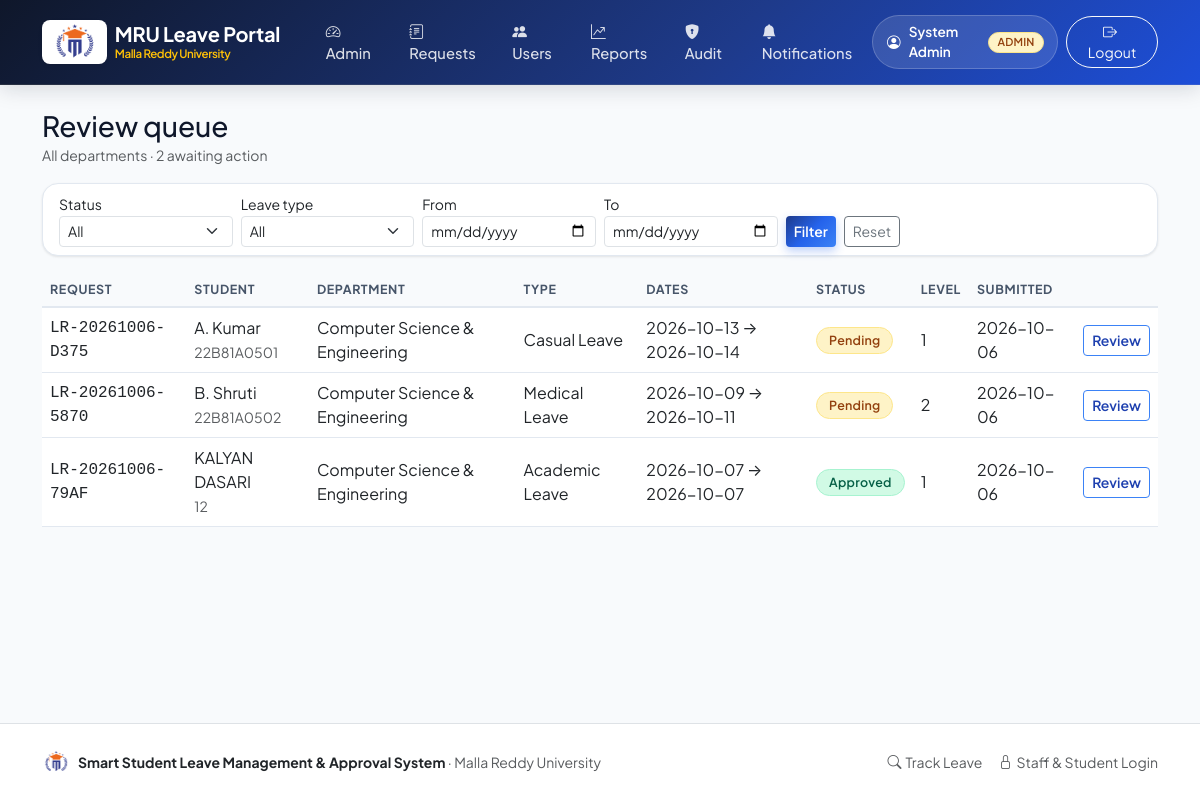
The app's page /review/ (signed in) with its own data.
### tables this page shows
CREATE TABLE users (
    id INTEGER PRIMARY KEY AUTOINCREMENT,
    name TEXT NOT NULL,
    roll_no TEXT,
    email TEXT NOT NULL COLLATE NOCASE UNIQUE,
    password_hash TEXT NOT NULL,
    role TEXT NOT NULL CHECK (role IN ('student', 'faculty', 'hod', 'admin')),
    department_id INTEGER REFERENCES departments(id),
    branch_id INTEGER REFERENCES branches(id),
    active INTEGER NOT NULL DEFAULT 1,
    created_at TEXT NOT NULL
);

CREATE TABLE leave_requests (
    id INTEGER PRIMARY KEY AUTOINCREMENT,
    request_no TEXT NOT NULL UNIQUE,
    student_id INTEGER NOT NULL REFERENCES users(id),
    leave_type_id INTEGER NOT NULL REFERENCES leave_types(id),
    start_date TEXT NOT NULL,
    end_date TEXT NOT NULL,
    reason TEXT NOT NULL,
    contact_info TEXT NOT NULL,
    attachment_path TEXT,
    status TEXT NOT NULL DEFAULT 'Pending'
        CHECK (status IN ('Draft', 'Pending', 'More Information Required', 'Approved', 'Rejected', 'Cancelled', 'Completed')),
    current_level INTEGER NOT NULL DEFAULT 1,
    created_at TEXT NOT NULL,
    updated_at TEXT NOT NULL
);

CREATE TABLE departments (
    id INTEGER PRIMARY KEY AUTOINCREMENT,
    name TEXT NOT NULL,
    code TEXT NOT NULL UNIQUE,
    active INTEGER NOT NULL DEFAULT 1
);

CREATE TABLE leave_types (
    id INTEGER PRIMARY KEY AUTOINCREMENT,
    name TEXT NOT NULL UNIQUE,
    description TEXT NOT NULL DEFAULT '',
    max_days INTEGER NOT NULL DEFAULT 10,
    requires_document INTEGER NOT NULL DEFAULT 0,
    hod_required INTEGER NOT NULL DEFAULT 0,
    active INTEGER NOT NULL DEFAULT 1
);

### leave_management/review.py (the view)
@bp.route("/")
@roles_required(*REVIEW_ROLES)
def dashboard():
    finalize_completed()
    status = request.args.get("status", "")
    leave_type = request.args.get("type", "")
    date_from = request.args.get("from", "")
    date_to = request.args.get("to", "")
    page = page_number(request.args.get("page"))
    dept_clause, dept_args = _visible_requests()
    where = [dept_clause]
    args = list(dept_args)
    if g.user["role"] == "faculty":
        where.append("(r.current_level = 1 OR r.status != 'Pending')")
    elif g.user["role"] == "hod":
        where.append("(r.current_level = 2 OR r.status != 'Pending')")
    if status:
        where.append("r.status = ?")
        args.append(status)
    if leave_type:
        where.append("r.leave_type_id = ?")
        args.append(int(leave_type))
    if parse_date(date_from):
        where.append("r.end_date >= ?")
        args.append(date_from)
    if parse_date(date_to):
        where.append("r.start_date <= ?")
        args.append(date_to)
    clause = " AND ".join(where)
    per_page = current_app.config["PER_PAGE"]
    total = query(f"SELECT COUNT(*) AS n FROM leave_requests r JOIN users s ON s.id = r.student_id WHERE {clause}", args, one=True)["n"]
    rows = query(
        f"""SELECT r.*, t.name AS leave_type_name, s.name AS student_name, s.roll_no,
                  d.name AS department_name, b.name AS branch_name
           FROM leave_requests r
           JOIN users s ON s.id = r.student_id
           JOIN leave_types t ON t.id = r.leave_type_id
           LEFT JOIN departments d ON d.id = s.department_id
           LEFT JOIN branches b ON b.id = s.branch_id
           WHERE {clause}
           ORDER BY CASE WHEN r.status = 'Pending' THEN 0 ELSE 1 END, r.created_at DESC
           LIMIT ? OFFSET ?""",
        (*args, per_page, (page - 1) * per_page),
    )
    queue = query(
        f"""SELECT COUNT(*) AS n FROM leave_requests r JOIN users s ON s.id = r.student_id
            WHERE {dept_clause} AND r.status IN ('Pending', 'More Information Required')
              AND {'r.current_level = 1' if g.user['role'] == 'faculty' else ('r.current_level = 2' if g.user['role'] == 'hod' else '1=1')}""",
        dept_args,
        one=True,
    )["n"]
    leave_types = query("SELECT * FROM leave_types ORDER BY name")
    return render_template(
        "review/dashboard.html",
        requests=rows,
        queue_count=queue,
        leave_types=leave_types,
        page=page,
        total=total,
        per_page=per_page,
        filters={"status": status, "type": leave_type, "from": date_from, "to": date_to},
    )

### templates/review/dashboard.html (shortened to what this page needs)
{% extends "base.html" %}
{% from "_macros.html" import status_badge, pager %}
{% block content %}
<div class="d-flex justify-content-between align-items-center flex-wrap gap-2 mb-3">
  <div>
    <h3 class="mb-0">Review queue</h3>
    <span class="text-muted small">
      {% if current_user.role == 'hod' %}Head of Department approvals (level 2)
      {% elif current_user.role == 'faculty' %}Faculty approvals (level 1)
      {% else %}All departments{% endif %}
      &middot; {{ queue_count }} awaiting action
    </span>
  </div>
</div>
<div class="card mb-3">
  <div class="card-body py-2">
    <form class="row g-2 align-items-end" method="get">
      <div class="col-6 col-md-2">
        <label class="form-label small mb-0">Status</label>
        <select name="status" class="form-select form-select-sm">
          <option value="">All</option>
        </select>
      </div>
      <div class="col-6 col-md-2">
        <label class="form-label small mb-0">Leave type</label>
        <select name="type" class="form-select form-select-sm">
          <option value="">All</option>
        </select>
      </div>
      <div class="col-6 col-md-2">
        <label class="form-label small mb-0">From</label>
        <input type="date" name="from" value="{{ filters.from }}" class="form-control form-control-sm">
      </div>
      <div class="col-6 col-md-2">
        <label class="form-label small mb-0">To</label>
        <input type="date" name="to" value="{{ filters.to }}" class="form-control form-control-sm">
      </div>
      <div class="col-12 col-md-4 d-flex gap-2">
        <button class="btn btn-sm btn-primary">Filter</button>
        <a href="{{ url_for('review.dashboard') }}" class="btn btn-sm btn-outline-secondary">Reset</a>
      </div>
    </form>
  </div>
</div>
{% if not requests %}
<div class="alert alert-light border text-center py-5">
  <p class="mb-0 text-muted"><strong>Nothing to review.</strong> No requests match the current filters.</p>
</div>
{% else %}
<div class="table-responsive">
  <table class="table table-hover align-middle">
    <thead class="table-light">
      <tr>
        <th>Request</th><th>Student</th>{% if current_user.role == 'admin' %}<th>Department</th>{% endif %}
        <th>Type</th><th>Dates</th><th>Status</th><th>Level</th><th>Submitted</th><th></th>
      </tr>
    </thead>
    <tbody>
      {% for r in requests %}
      <tr>
        <td class="font-monospace">{{ r.request_no }}</td>
        <td>{{ r.student_name }}<br><small class="text-muted">{{ r.roll_no }}</small></td>
        {% if current_user.role == 'admin' %}<td>{{ r.department_name }}</td>{% endif %}
        <td>{{ r.leave_type_name }}</td>
        <td>{{ r.start_date }} &rarr; {{ r.end_date }}</td>
        <td>{{ status_badge(r.status) }}</td>
        <td>{{ r.current_level }}</td>
        <td>{{ r.created_at[:10] }}</td>
        <td class="text-end"><a class="btn btn-sm btn-outline-primary" href="{{ url_for('review.detail', request_id=r.id) }}">Review</a></td>
      </tr>
      {% endfor %}
    </tbody>
  </table>
</div>
{% endif %}
{% endblock %}

### templates/base.html (shortened to what this page needs)
<!DOCTYPE html>
<html lang="en">
<head>
  <link href="https://cdn.jsdelivr.net/npm/bootstrap@5.3.0/dist/css/bootstrap.min.css" rel="stylesheet">
  <link href="https://cdn.jsdelivr.net/npm/bootstrap-icons@1.11.3/font/bootstrap-icons.min.css" rel="stylesheet">
  <link href="{{ url_for('static', filename='styles.css') }}" rel="stylesheet">
</head>
<body>
<nav class="navbar navbar-expand-lg mru-navbar no-print">
  <div class="container">
    <a class="navbar-brand mru-brand-title d-flex align-items-center gap-2" href="{{ url_for('main.dashboard') }}">
      <div class="bg-white rounded-3 px-2 py-1 shadow-sm d-flex align-items-center justify-content-center border border-white border-opacity-50" style="height: 44px;">
        <img src="{{ url_for('static', filename='images/mru-logo.png') }}" alt="Malla Reddy University" style="height: 36px; width: auto; object-fit: contain;">
      </div>
      <div class="d-flex flex-column">
        <span class="fw-bold fs-5 text-white" style="letter-spacing: -0.01em; line-height: 1.15;">MRU Leave Portal</span>
        <span class="text-warning small" style="font-size: 0.72rem; font-weight: 600;">Malla Reddy University</span>
      </div>
    </a>
    <div class="collapse navbar-collapse" id="nav">
      <ul class="navbar-nav me-auto ps-lg-3">
        {% if current_user %}
          {% if current_user.role == 'student' %}
            <li class="nav-item"><a class="nav-link" href="{{ url_for('student.dashboard') }}"><i class="bi bi-grid-fill me-1"></i> Dashboard</a></li>
            <li class="nav-item"><a class="nav-link" href="{{ url_for('student.new_request') }}"><i class="bi bi-file-earmark-plus-fill me-1"></i> Apply for Leave</a></li>
            <li class="nav-item"><a class="nav-link" href="{{ url_for('student.balances') }}"><i class="bi bi-clock-history me-1"></i> Leave Balance</a></li>
          {% elif current_user.role in ('faculty', 'hod') %}
            <li class="nav-item"><a class="nav-link" href="{{ url_for('review.dashboard') }}"><i class="bi bi-clipboard-check-fill me-1"></i> Review Queue</a></li>
          {% elif current_user.role == 'admin' %}
            <li class="nav-item"><a class="nav-link" href="{{ url_for('admin.dashboard') }}"><i class="bi bi-speedometer2 me-1"></i> Admin</a></li>
            <li class="nav-item"><a class="nav-link" href="{{ url_for('review.dashboard') }}"><i class="bi bi-journal-text me-1"></i> Requests</a></li>
            <li class="nav-item"><a class="nav-link" href="{{ url_for('admin.users') }}"><i class="bi bi-people-fill me-1"></i> Users</a></li>
            <li class="nav-item"><a class="nav-link" href="{{ url_for('admin.reports') }}"><i class="bi bi-graph-up-arrow me-1"></i> Reports</a></li>
            <li class="nav-item"><a class="nav-link" href="{{ url_for('admin.audit_logs') }}"><i class="bi bi-shield-lock-fill me-1"></i> Audit</a></li>
          {% endif %}
          <li class="nav-item">
            <a class="nav-link" href="{{ url_for('main.notifications') }}">
              <i class="bi bi-bell-fill me-1"></i> Notifications
            </a>
          </li>
        {% else %}
          <li class="nav-item"><a class="nav-link" href="{{ url_for('main.dashboard') }}"><i class="bi bi-house-door-fill me-1"></i> Home</a></li>
          <li class="nav-item"><a class="nav-link" href="{{ url_for('main.track') }}"><i class="bi bi-search me-1"></i> Track Leave</a></li>
        {% endif %}
      </ul>
      <ul class="navbar-nav align-items-lg-center gap-2">
        {% if current_user %}
          <li class="nav-item">
            <div class="user-pill">
              <i class="bi bi-person-circle"></i>
              <span>{{ current_user.name }}</span>
              <span class="badge bg-warning text-dark text-uppercase py-1 px-2" style="font-size: 0.68rem;">{{ current_user.role }}</span>
            </div>
          </li>
          <li class="nav-item">
            <form method="post" action="{{ url_for('auth.logout') }}" class="d-inline">
              <button class="btn btn-outline-light btn-sm px-3 rounded-pill">
                <i class="bi bi-box-arrow-right me-1"></i> Logout
              </button>
            </form>
          </li>
        {% endif %}
      </ul>
    </div>
  </div>
</nav>
<main class="container py-4">
  {% block content %}{% endblock %}
</main>
<footer class="mt-auto py-4 bg-white border-top text-muted small no-print">
  <div class="container d-flex flex-column flex-md-row justify-content-between align-items-center gap-3">
    <div class="d-flex align-items-center gap-2">
      <img src="{{ url_for('static', filename='images/mru-logo.png') }}" alt="MRU Logo" style="height: 28px; width: 28px; object-fit: contain;">
      <span><strong class="text-dark">Smart Student Leave Management &amp; Approval System</strong> &middot; Malla Reddy University</span>
    </div>
    <div class="d-flex gap-3">
      <a href="{{ url_for('main.track') }}" class="text-decoration-none text-muted"><i class="bi bi-search me-1"></i>Track Leave</a>
      <a href="{{ url_for('auth.login') }}" class="text-decoration-none text-muted"><i class="bi bi-lock me-1"></i>Staff &amp; Student Login</a>
    </div>
  </div>
</footer>
</body>
</html>

### templates/_macros.html (shortened to what this page needs)
{% macro status_badge(status) %}
{% set cls = {
  'Pending': 'bg-warning text-dark',
  'Approved': 'bg-success',
  'Rejected': 'bg-danger',
  'Completed': 'bg-primary',
  'Cancelled': 'bg-secondary',
  'Draft': 'bg-secondary',
  'More Information Required': 'bg-info text-dark'
} %}
<span class="badge {{ cls.get(status, 'bg-secondary') }}">{{ status }}</span>
{% endmacro %}

### records on screen
users: name "System Admin", role "ADMIN"
leave_requests: request_no "LR-20261006-D375", student_name "A. Kumar", roll_no "22B81A0501", department_name "Computer Science & Engineering", leave_type_name "Casual Leave", start_date "2026-10-13", end_date "2026-10-14", status "Pending", current_level "1", created_at "2026-10-06"
leave_requests: request_no "LR-20261006-5870", student_name "B. Shruti", roll_no "22B81A0502", department_name "Computer Science & Engineering", leave_type_name "Medical Leave", start_date "2026-10-09", end_date "2026-10-11", status "Pending", current_level "2", created_at "2026-10-06"
leave_requests: request_no "LR-20261006-79AF", student_name "KALYAN DASARI", roll_no "12", department_name "Computer Science & Engineering", leave_type_name "Academic Leave", start_date "2026-10-07", end_date "2026-10-07", status "Approved", current_level "1", created_at "2026-10-06"

### other values on screen
{{ queue_count }} "2"
